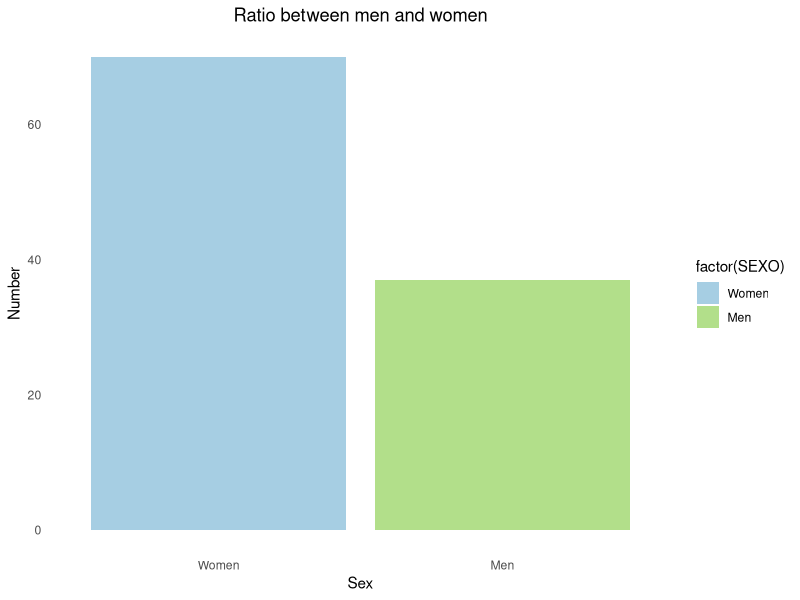
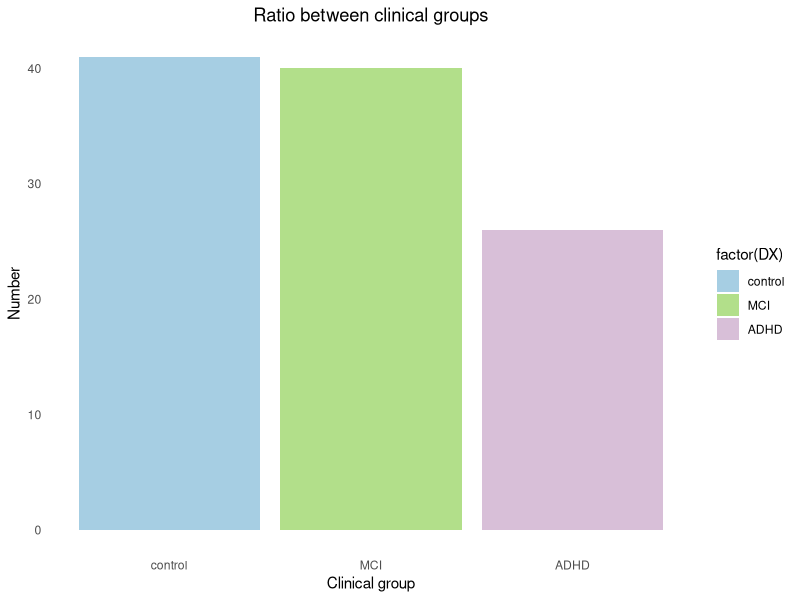
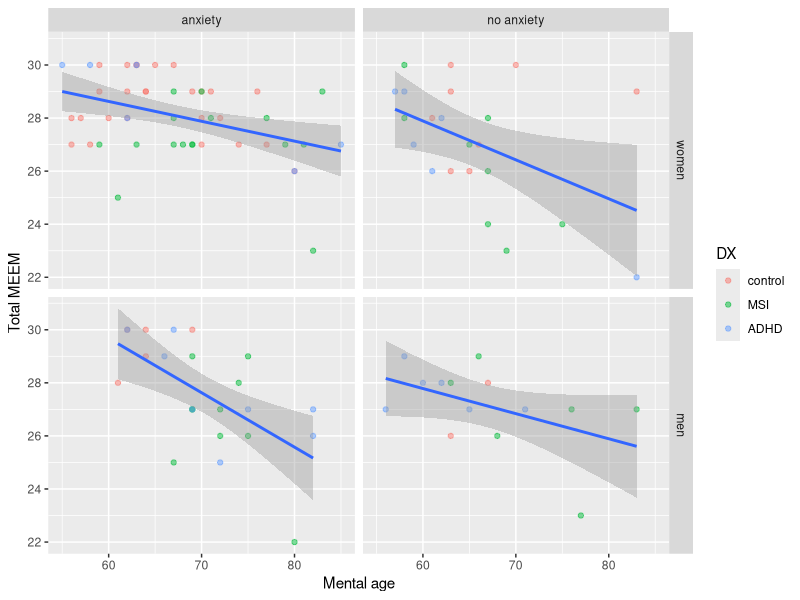
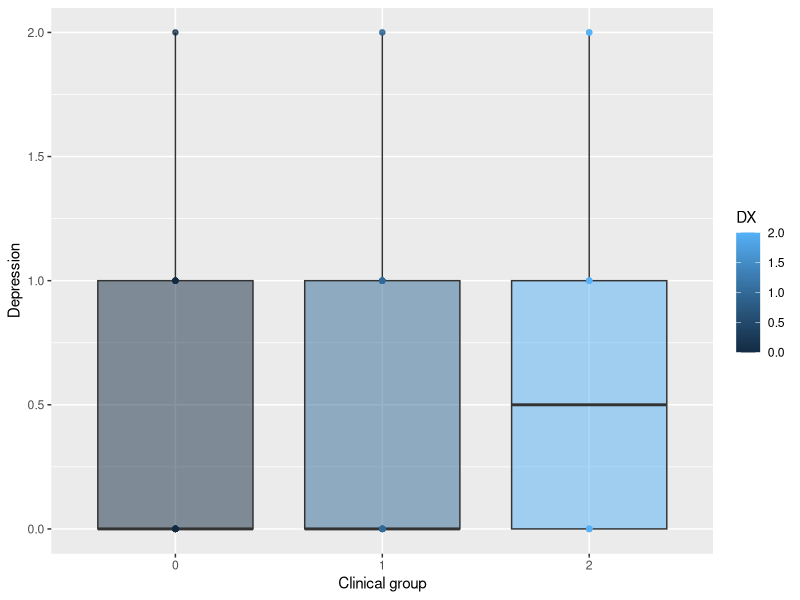
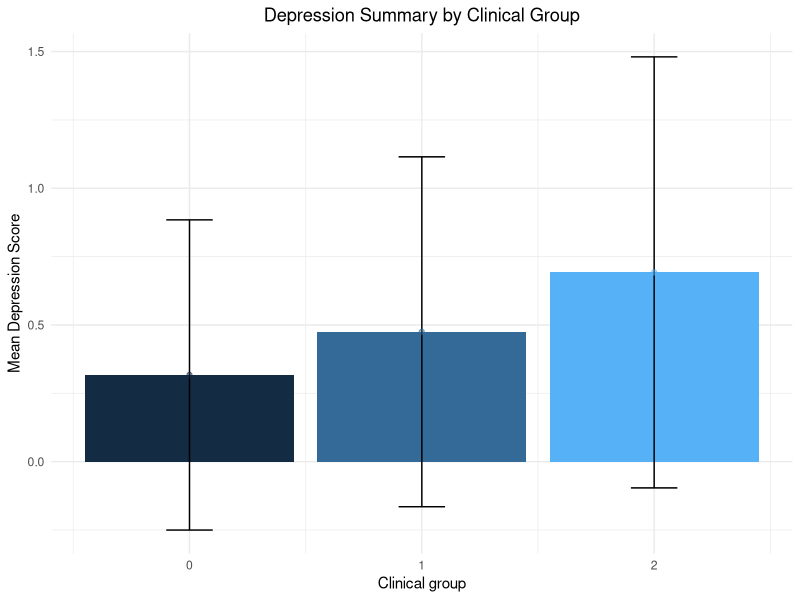
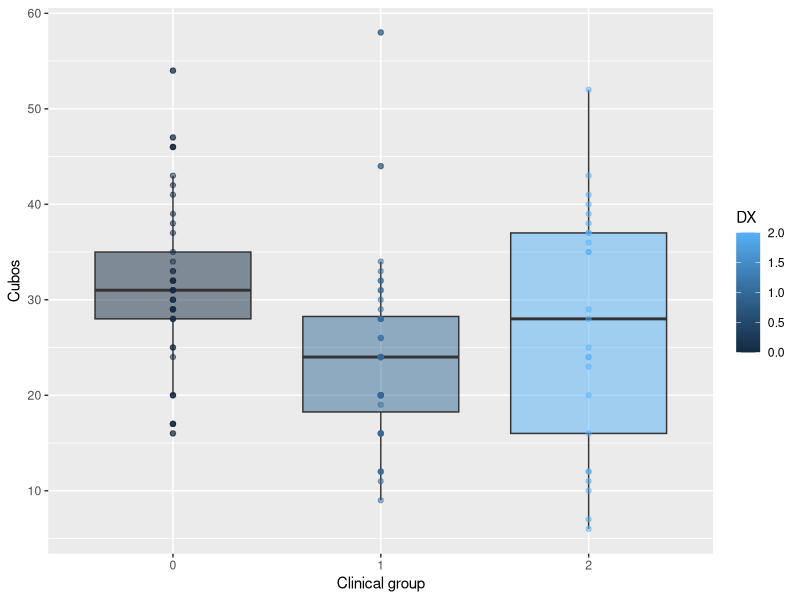
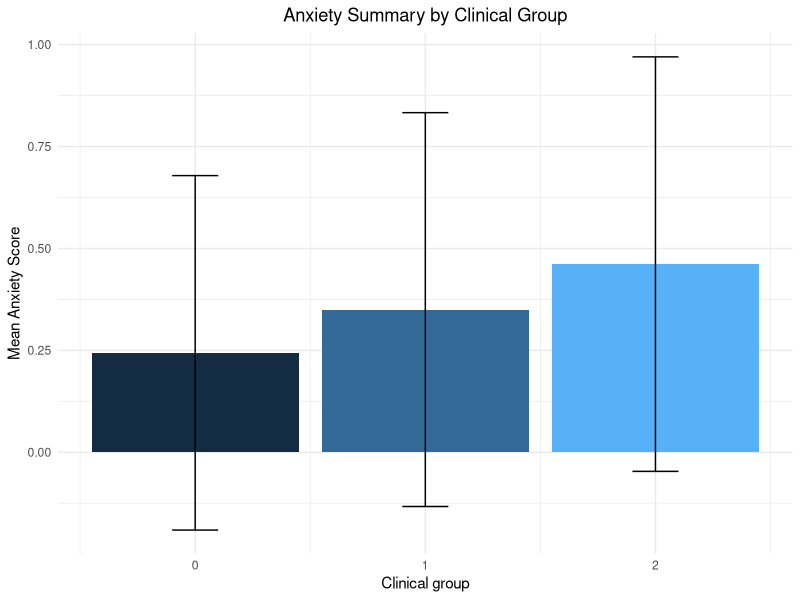
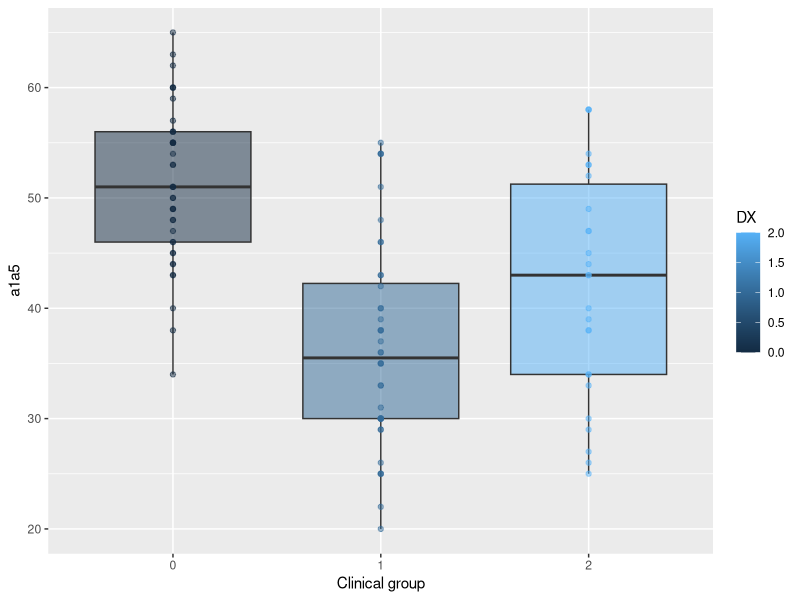

The R script that drew these images, in order:
## ---- chunk 1
require(readxl)
require(knitr)
require(dplyr)
require(ggplot2)
require(viridis)
require(reshape2)
require(GGally)
## ---- chunk 2
adhd_df <- read_excel(path = "data/ADHD_MC.xlsx")
adhd_df
kable(adhd_df)
## ---- chunk 3
#Missing values from the adhd_df
nrow(adhd_df)
sum(is.na(adhd_df))
last_cols <- adhd_df[c('cubost','TMTAz','TMTBz')]
colSums(is.na(last_cols))
## ---- chunk 4
str(adhd_df)
## ---- chunk 5
clean_df <- adhd_df %>% select(-33)
clean_df
kable(clean_df)
## ---- chunk 6
pastel_colors <- c("#A6CEE3", "#B2DF8A")
labels <- c("Women", "Men")
ggplot(clean_df, aes(x = factor(SEXO), fill = factor(SEXO))) +
  geom_bar() +
  labs(title = "Ratio between men and women", x = "Sex", y = "Number") +
  scale_x_discrete(labels = c("Women", "Men")) +
  scale_fill_manual(values = pastel_colors, labels = labels) +
  theme_minimal() +
  theme(
    plot.title = element_text(hjust = 0.5),
    panel.grid.major = element_blank(),
    panel.grid.minor = element_blank()
  )
## ---- chunk 7
sex <- table(clean_df$SEXO)
women <- sex[1] / (sex[1] + sex[2]) * 100
men <- 100 - women
message <- sprintf("There were %.2f%% females.", women)
cat(message, "\n")
## ---- chunk 8
pastel_colors <- c("#A6CEE3", "#B2DF8A", "#D8BFD8")
labels <- c("control", "MCI", "ADHD")

ggplot(clean_df, aes(x = factor(DX), fill = factor(DX))) +
  geom_bar() +
  labs(title = "Ratio between clinical groups", x = "Clinical group", y = "Number") +
  scale_x_discrete(labels = c("control", "MCI", "ADHD")) +
  scale_fill_manual(values = pastel_colors, labels = labels) +  
  theme_minimal() +
  theme(
    plot.title = element_text(hjust = 0.5),  
    panel.grid.major = element_blank(),      
    panel.grid.minor = element_blank()       
  )
## ---- chunk 9
groups <- table(clean_df$DX)
control <- groups[1]/(groups[1]+groups[2]+groups[3])*100
mci <- groups[2]/(groups[1]+groups[2]+groups[3])*100
adhd <- 100 - (control+mci)

variables <- c("control", "mci", "adhd")
labels <- c("controls", "MSI patients", "ADHD patients")

for (i in seq_along(variables)) {
  message <- sprintf("There were %.2f%% %s.", get(variables[i]), labels[i])
  cat(message, "\n")
}
## ---- chunk 10
clean_df %>%
  mutate (Anxiety = factor(Anxiety,
                      levels = c('0','1'),
                      labels = c('anxiety', 'no anxiety'))) %>%
  mutate (DX = factor(DX,
                      levels = c('0','1','2'),
                      labels = c('control', 'MSI','ADHD'))) %>%
  mutate (SEXO = factor(SEXO,
                      levels = c('0','1'),
                      labels = c('women', 'men'))) %>%
  ggplot(aes(IDADE, `MEEM total`))+
  labs(x = "Mental age", y = "Total MEEM")+
  geom_point(aes(color=DX), alpha = 0.5)+
  geom_smooth(method = 'lm')+
  facet_grid(SEXO~Anxiety)
## ---- chunk 11
ggplot(clean_df, aes(x = factor(DX), y = Depression, fill = DX)) +
  geom_boxplot(alpha=0.5) +
  labs(x = "Clinical group", y = "Depression")+ 
  geom_point(aes(color=DX), alpha = 0.5)+
  geom_smooth()
## ---- chunk 12
summary_depression <- aggregate(Depression ~ DX, data = clean_df, function(x) c(mean = mean(x), sd = sd(x)))
summary_depression2 <- do.call(data.frame, summary_depression)
summary_depression2
## ---- chunk 13
ggplot(summary_depression2, aes(x = DX, y = Depression.mean, fill = DX)) +
  geom_bar(stat = "identity", position = position_dodge(width = 0.8)) +
  geom_errorbar(aes(ymin = Depression.mean - Depression.sd, ymax = Depression.mean + Depression.sd), width = 0.2, position = position_dodge(width = 0.8)) +
  labs(title = "Depression Summary by Clinical Group", x = "Clinical group", y = "Mean Depression Score") +
  theme_minimal() +
  geom_point(aes(color=DX), alpha = 0.5)+
  theme(
    plot.title = element_text(hjust = 0.5),
    legend.position = "none" 
  )
## ---- chunk 14
clean_df %>%
  filter(cubos != '999') %>%                         #remove the outlier
  ggplot(aes(x = factor(DX), y = cubos, fill = DX)) +
  geom_boxplot(alpha=0.5) +
  labs(x = "Clinical group", y = "Cubos")+ 
  geom_point(aes(color=DX), alpha = 0.5)+
  geom_smooth()
## ---- chunk 15
summary_anxiety <- aggregate(Anxiety ~ DX, data = clean_df, function(x) c(mean = mean(x), sd = sd(x)))
summary_anxiety2 <- do.call(data.frame, summary_anxiety)
summary_anxiety2
## ---- chunk 16
ggplot(summary_anxiety2, aes(x = DX, y = Anxiety.mean, fill = DX)) +
  geom_bar(stat = "identity", position = position_dodge(width = 0.8)) +
  geom_errorbar(aes(ymin = Anxiety.mean - Anxiety.sd, ymax = Anxiety.mean + Anxiety.sd), width = 0.2, position = position_dodge(width = 0.8)) +
  labs(title = "Anxiety Summary by Clinical Group", x = "Clinical group", y = "Mean Anxiety Score") +
  theme_minimal() +
  theme(
    plot.title = element_text(hjust = 0.5),
    legend.position = "none" 
  )
## ---- chunk 17
ggplot(clean_df, aes(x = factor(DX), y = a1a5, fill = DX)) +
  geom_boxplot(alpha=0.5) +
  labs(x = "Clinical group", y = "a1a5")+ 
  geom_point(aes(color=DX), alpha = 0.5)+
  geom_smooth()

## ---- chunk 18
clean_df <- clean_df[!apply(clean_df == 999, 1, any), ]

melted_df <- melt(clean_df, id.vars = NULL, variable.name = "Variable")
## ---- chunk 19
ggplot(melted_df, aes(x = Variable, y = value, fill = Variable)) +
  geom_bar(stat = "identity", position = position_dodge(width = 0.8)) +
  labs(title = "Porównanie danych z różnych kolumn", x = "Kolumna", y = "Wartość") +
  theme_minimal() +
  theme(
    plot.title = element_text(hjust = 0.5),
    axis.text.x = element_text(angle = 45, hjust = 1)
  ) +
  facet_wrap(~Variable, scales = "free", ncol = 2)
## ---- chunk 20
data<-dplyr::select(clean_df, DX, Animais, FAS, TMTA, A7)
data <- data[!apply(data == 999, 1, any), ]
print(data)
## ---- chunk 21
data %>%
  ggpairs(aes(color = as.factor(DX), alpha = 0.7),
    upper = list(continuous = wrap("points", size = 2.5))
  ) +
  theme(
    axis.ticks.x = element_blank(),
    axis.text.x = element_blank(),
    axis.ticks.y = element_blank(),
    axis.text.y = element_blank()
  )
